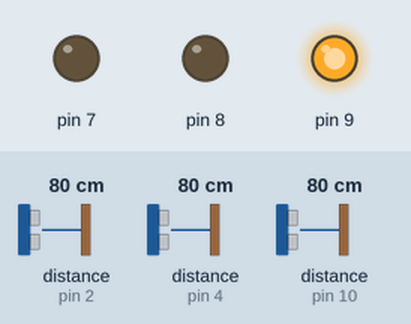
A sketch run on a simulated Arduino Uno, built with avr-gcc and run on an emulated ATmega328P. On the bench: output pins drawn as LEDs (lit = HIGH). Wiring (inferred from the names in the program): 3 × ultrasonic range finder: trigger pin 3, echo pin 4 / trigger pin 5, echo pin 2 / trigger pin 11, echo pin 10. Dashed ring = blinking. The inputs (shaded band) are chosen by the test bench; at power-on: distance to the obstacle (sensors on pin 4, pin 2, pin 10) 80 cm. The echo pulse lasts 58.3 µs per cm; pins used as bus, display or sensor lines are not drawn.

Above: at 1.2 s.
1.3 s: distance to the obstacle (sensor on pin 4) set to 17 cm
2.8 s: distance to the obstacle (sensor on pin 4) set to 14 cm
At 3.1 s:
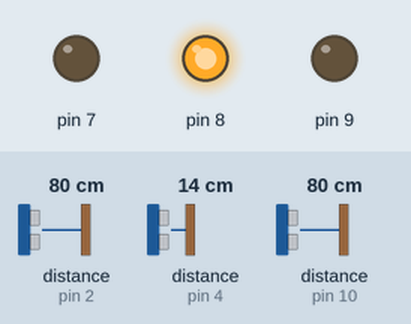
5.8 s: distance to the obstacle (sensor on pin 2) set to 77 cm
At 6.5 s:
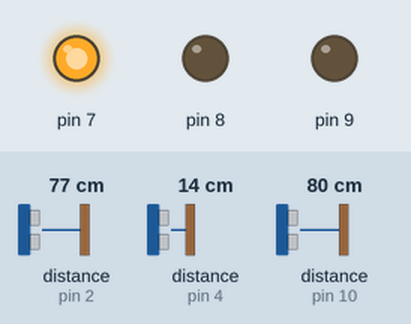
8.8 s: distance to the obstacle (sensor on pin 2) set to 120 cm
At 10.8 s:
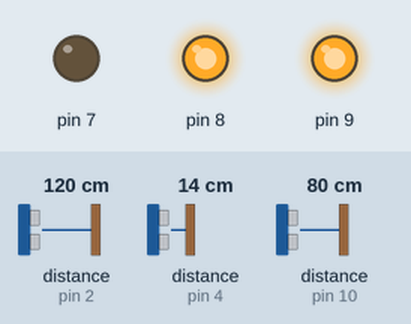
11.8 s: distance to the obstacle (sensor on pin 2) set to 2 cm
At 12.8 s:
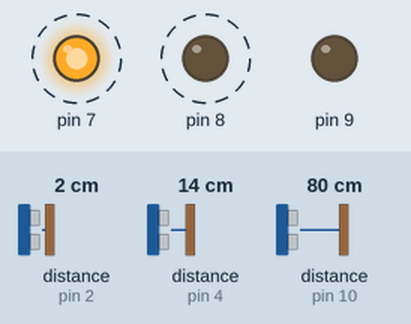
Timing chart, 0 to 15.8 s (numbered marks = the images above; inputs shaded):
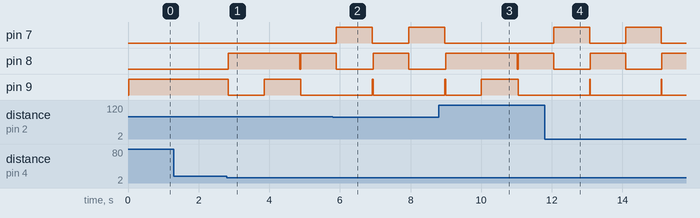

The sketch:

sketch_apr12a.ino
```cpp
//include <Arduino.h>

//==================================
//=VARIABLES========================
//==================================
int echo_front = 4;
int echo_right = 10;
int echo_left = 2;

int trig_front = 3;
int trig_right = 11;
int trig_left = 5;

int MOVE_FORWARDS = 1;
int MOVE_BACKWARDS = 2;
int TURN_LEFT = 3;
int TURN_RIGHT = 4;
int WAIT = 5;
int STOP = 6;
int PANIC = 7;
int BACK = 8;
int State;

int CriticalDistance = 15;
int CriticalDistanceSide = 20;        // This var is experimental. Might not be needed in the future.
int CriticalDistanceWhenTurning = 10; // This should be about 20-30% larger than CriticalDistance in order to eliminate laggy rotation.
int SecondsToPanic = 5;
bool IsApproachingLeft;
bool IsApproachingRight;
int LastForwardCommand;

int RightDistanceHistory[5];
int LeftDistanceHistory[5];
int hisLen = 5;

//==================================
//==================================
//==================================

class InputManager
{
private:
public:
  int upDistance;
  int leftDistance;
  int rightDistance;
  int HistoryCounter = 0;

  InputManager()
  {
    for (int i = 0; i < hisLen; i++)
    {
      RightDistanceHistory[i] = 100;
      LeftDistanceHistory[i] = 100;
    }
  }

  void FixedUpdate()
  {
    RaycastCheckUpdate();
  }

  int dist(int echoPin, int trigPin)
  {
    digitalWrite(trigPin, LOW);
    delayMicroseconds(2);

    digitalWrite(trigPin, HIGH);
    delayMicroseconds(10);
    digitalWrite(trigPin, LOW);

    double duration = pulseIn(echoPin, HIGH);

    double distance = duration * 0.034 / 2;

    return distance;
  }

  void RaycastCheckUpdate()
  {
    upDistance = dist(echo_front, trig_front);
    leftDistance = dist(echo_left, trig_left);
    rightDistance = dist(echo_right, trig_right);

    // Keep track of previous distances.
    RightDistanceHistory[HistoryCounter] = rightDistance;
    LeftDistanceHistory[HistoryCounter] = leftDistance;
    HistoryCounter++;

    if (HistoryCounter >= 5)
    {
      HistoryCounter = 0;
    }
  }
};

class AFDCP
{
private:
  int a;

public:
  AFDCP()
  {

    pinMode(7, OUTPUT);
    pinMode(8, OUTPUT);
    pinMode(9, OUTPUT);
  }

  void STOP()
  {
    digitalWrite(7, LOW);
    digitalWrite(8, LOW);
    digitalWrite(9, LOW);
  }

  void GO()
  {
    digitalWrite(7, LOW);
    digitalWrite(8, LOW);
    digitalWrite(9, HIGH);
  }

  void BACK()
  {
    digitalWrite(7, LOW);
    digitalWrite(8, HIGH);
    digitalWrite(9, LOW);
  }

  void LEFT()
  {
    digitalWrite(7, LOW);
    digitalWrite(8, HIGH);
    digitalWrite(9, HIGH);
  }

  void RIGHT()
  {
    digitalWrite(7, HIGH);
    digitalWrite(8, LOW);
    digitalWrite(9, LOW);
  }
};

//CLASSES
AFDCP car;
InputManager im;
// AFDCP - Arduino & FEZ Digital Communication Protocol
// ----------------------------------------

void setup()
{
  car.STOP();

  //-----------------------
  pinMode(trig_front, OUTPUT);
  pinMode(echo_front, INPUT);
  //-----------------------
  pinMode(trig_right, OUTPUT);
  pinMode(echo_right, INPUT);
  //-----------------------
  pinMode(trig_left, OUTPUT);
  pinMode(echo_left, INPUT);
  //-----------------------

  State = MOVE_FORWARDS;
  LastForwardCommand = 0;

  Serial.begin(9600);
}

void loop()
{
  im.FixedUpdate();
  HandleStates();
  IsApproachingLeft = IsApproaching(LeftDistanceHistory);
  IsApproachingRight = IsApproaching(RightDistanceHistory);

  delay(1);
}

void Waiting()
{
  if (im.upDistance >= CriticalDistance && !IsApproachingRight && !IsApproachingLeft)
  {
    State = MOVE_FORWARDS;
  }
  else if (IsApproachingRight)
  {
    State = TURN_LEFT;
  }
  else if (IsApproachingLeft)
  {
    State = TURN_RIGHT;
  }
  else if (im.upDistance <= CriticalDistance)
  {

    State = BACK;
  }
  else
  {
    State = PANIC;
  }
}

void MoveForwards()
{
  if (im.upDistance <= CriticalDistance || IsApproachingRight || IsApproachingLeft)
  {
    State = WAIT;
  }

  car.GO(); // Move vehicle forwards
}

void MoveBackwards()
{
  car.BACK(); // Move vehicle backwards
  delay(1000);
  im.FixedUpdate();
  if (im.leftDistance >= im.rightDistance)
  {
      car.LEFT();
      delay(1000);
  }
  else
  {
      car.RIGHT();
      delay(1000);
  }
  State = MOVE_FORWARDS;
}

void TurnLeft()
{
  if (im.rightDistance >= CriticalDistanceSide && im.upDistance >= CriticalDistanceWhenTurning)
  {
    State = WAIT;
  }
  car.LEFT(); // Turn vehicle left
}

void TurnRight()
{
  if (im.leftDistance >= CriticalDistanceSide && im.upDistance >= CriticalDistanceWhenTurning)
  {
    State = WAIT;
  }
  car.RIGHT(); // Turn vehicle right
}

void Stop()
{
  car.STOP();
}

void Panic()
{
  car.STOP();
}

void HandleStates()
{
  switch (State)
  {
  case 1:
    MoveForwards();
    break;
  case 2:
    MoveBackwards();
    break;
  case 3:
    TurnLeft();
    break;
  case 4:
    TurnRight();
    break;
  case 5:
    Waiting();
    break;
  case 7:
    Panic();
    break;
  case 8:
    MoveBackwards();
    break;
  default:
    Stop();
    break;
  }
}

bool IsApproaching(int *DistanceHistory)
{
  bool IsApproaching = false;
  int SmallerDistanceCounter = 0;
  for (int i = 1; i < hisLen; i++)
  {
    if (DistanceHistory[i] <= CriticalDistanceSide && DistanceHistory[i] < DistanceHistory[i - 1])
    {
      SmallerDistanceCounter++;
    }
  }
  if (SmallerDistanceCounter >= hisLen / 2)
  {
    IsApproaching = true;
  }

  return IsApproaching;
}
```

Measured:
- the behaviour switches between 16 and 15 cm on distance to the obstacle (sensor on pin 4) (found by bisection; images 0 and 1)
- the behaviour switches between 80 and 79 cm on distance to the obstacle (sensor on pin 2) (found by bisection; images 1 and 2)
- after the input at 1.3 s, every drawn part: stays the same
- after the input at 2.8 s, pin 8: LOW → HIGH at once, → LOW 2.0 s later, → HIGH 0.03 s later; pin 9: HIGH → LOW at once, → HIGH 1.0 s later, → LOW 1.0 s later
- after the input at 5.8 s, pin 7: LOW → HIGH after 0.10 s, → LOW 1.0 s later, → HIGH 1.0 s later
- after the input at 8.8 s, pin 7: goes on until 9.0 s, then stays LOW
- after the input at 11.8 s, pin 7: alternates HIGH for 1.0 s and LOW for 1.0 s, starting after 0.26 s
